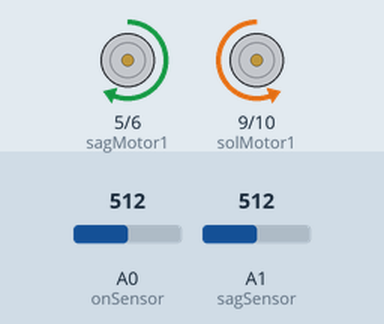
Recording of a sketch running on a simulated Arduino Uno, built with avr-gcc and run on an emulated ATmega328P. Parts: motor-driver pin pairs drawn as motors (green arrow = first pin HIGH = forward, orange = second pin HIGH = backward, longer = more drive). Inputs (shaded band) come from the test bench; at power-on: A0 (onSensor) = 512, A1 (sagSensor) = 512.

Above: at 1.3 s.
1.4 s: A0 (onSensor) set to 314
2.9 s: A0 (onSensor) set to 283
At 3.5 s:
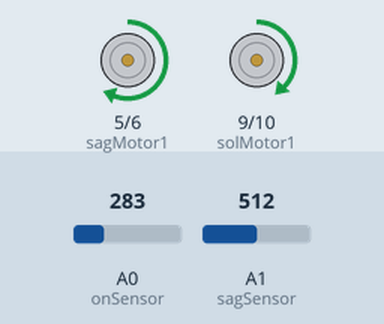
4.5 s: A1 (sagSensor) set to 463
6.0 s: A1 (sagSensor) set to 443
At 7.0 s:
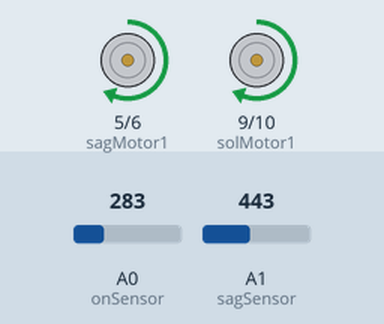
7.5 s: A1 (sagSensor) set to 207
9.0 s: A1 (sagSensor) set to 173
At 10.4 s:
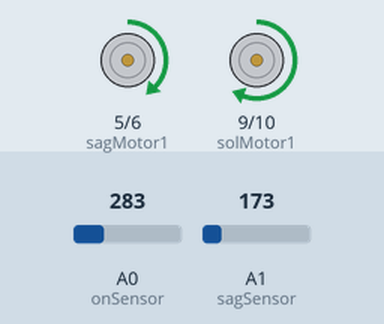
Timing chart, 0 to 11.5 s (numbered marks = the images above; inputs shaded):
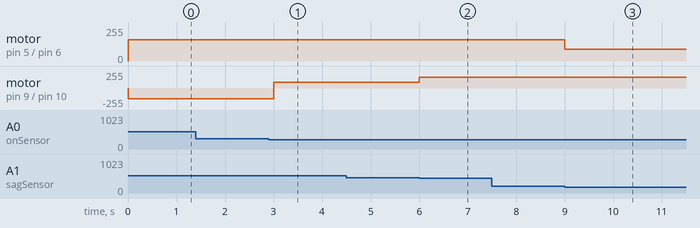

The sketch:

ders_11_sag_duvar_takip.ino
```cpp
// Ders 11 - Sag Duvar Takip
// Robot basit kararlarla sag duvari takip eder.

int onSensor = A0;
int sagSensor = A1;

int onEsik = 300;
int yakinEsik = 450;
int uzakEsik = 190;

int sagMotor1 = 5;
int sagMotor2 = 6;
int solMotor1 = 9;
int solMotor2 = 10;
int hiz = 160;

void setup() {
  pinMode(sagMotor1, OUTPUT);
  pinMode(sagMotor2, OUTPUT);
  pinMode(solMotor1, OUTPUT);
  pinMode(solMotor2, OUTPUT);
}

void loop() {
  int onDeger = analogRead(onSensor);
  int sagDeger = analogRead(sagSensor);

  if (onDeger > onEsik) {
    solaDon();
    delay(500);
  } else if (sagDeger > yakinEsik) {
    solaCek();
  } else if (sagDeger < uzakEsik) {
    sagaCek();
  } else {
    ileri();
  }
}

void ileri() {
  analogWrite(sagMotor1, hiz);
  digitalWrite(sagMotor2, LOW);
  analogWrite(solMotor1, hiz);
  digitalWrite(solMotor2, LOW);
}

void solaDon() {
  analogWrite(sagMotor1, hiz);
  digitalWrite(sagMotor2, LOW);
  digitalWrite(solMotor1, LOW);
  analogWrite(solMotor2, hiz);
}

void solaCek() {
  analogWrite(sagMotor1, hiz);
  digitalWrite(sagMotor2, LOW);
  analogWrite(solMotor1, 90);
  digitalWrite(solMotor2, LOW);
}

void sagaCek() {
  analogWrite(sagMotor1, 90);
  digitalWrite(sagMotor2, LOW);
  analogWrite(solMotor1, hiz);
  digitalWrite(solMotor2, LOW);
}
```

Measured:
- the behaviour switches between 301 and 300 on A0 (onSensor) (found by bisection; images 0 and 1)
- the behaviour switches between 451 and 450 on A1 (sagSensor) (found by bisection; images 1 and 2)
- the behaviour switches between 190 and 189 on A1 (sagSensor) (found by bisection; images 2 and 3)
- after the input at 1.4 s, every drawn part: stays the same
- after the input at 2.9 s, motor on pin 9 (solMotor1) / pin 10 (solMotor2): backward 160/255 → forward 90/255 after 0.10 s
- after the input at 4.5 s, every drawn part: stays the same
- after the input at 6.0 s, motor on pin 9 (solMotor1) / pin 10 (solMotor2): forward 90/255 → forward 160/255 at once
- after the input at 7.5 s, every drawn part: stays the same
- after the input at 9.0 s, motor on pin 5 (sagMotor1) / pin 6 (sagMotor2): forward 160/255 → forward 90/255 at once
